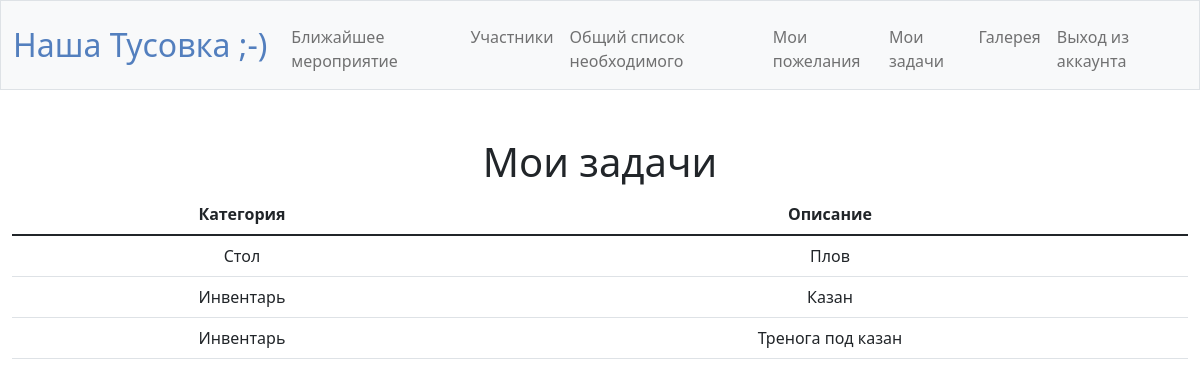
Page /my_task (signed in) on the committed database.
### tables this page shows
CREATE TABLE 'need' ('id' INTEGER PRIMARY KEY AUTOINCREMENT NOT NULL, 'category' TEXT NOT NULL, 'description' TEXT NOT NULL);

### app.py (the view)
@app.route("/my_task", methods=["GET", "POST"])
@login_required
def my_task():
    if request.method == "GET":
        user_id = session["user_id"]
        task_user_db = db.execute(
            "SELECT ENU.category, ENU.description FROM \
                            (SELECT need.*, event_need_user.* FROM need \
                             INNER JOIN event_need_user ON need.id = event_need_user.need_id) ENU \
                             LEFT JOIN users ON users.id = ENU.user_id WHERE users.id=?;", user_id)
        return render_template("my_task.html", task_user=task_user_db)

### app.py (called while the page is built)
@app.after_request
def after_request(response):
    response.headers["Cache-Control"] = "no-cache, no-store, must-revalidate"
    response.headers["Expires"] = 0
    response.headers["Pragma"] = "no-cache"
    return response

### helpers.py (called while the page is built)
def login_required(f):
    @wraps(f)
    def decorated_function(*args, **kwargs):
        if session.get("user_id") is None:
            return redirect("/login")
        return f(*args, **kwargs)
    return decorated_function

### templates/my_task.html (shortened to what this page needs)
{% extends "layout.html" %}
{% block main %}
    <h1>Мои задачи</h1>
    <table class="table">
        <thead>
            <tr>
                <th scope="col">Категория</th>
                <th scope="col">Описание</th>
            </tr>
        </thead>
        <tbody>
            {% for row in task_user %}
            <tr>
                <td>{{ row["category"] }}</td>
                <td>{{ row["description"] }}</td>
            {% endfor %}
            </tr>
{% endblock %}

### rows in the picture
need: category "Стол", description "Плов"
need: category "Инвентарь", description "Казан"
need: category "Инвентарь", description "Тренога под казан"
